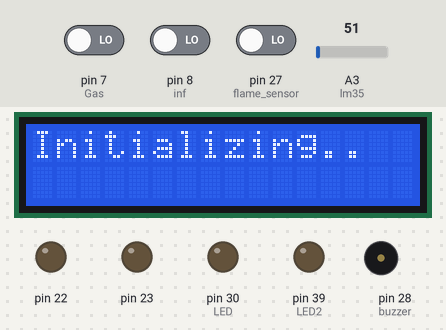
Bench run of a sketch on a simulated Arduino Mega 2560, built with avr-gcc and run on an emulated ATmega2560. Shown: 16×2 character LCD, output pins drawn as LEDs (lit = HIGH), buzzer (waves = sounding, pin HIGH). Inputs (shaded band) come from the test bench; at power-on: pin 27 (flame_sensor) LOW, pin 7 (Gas) LOW, pin 8 (inf) LOW, A3 (lm35) = 51. What the sketch prints to the serial monitor is not drawn.

Above: at 0.1 s.
1.8 s: pin 27 (flame_sensor) driven HIGH
At 2.4 s:
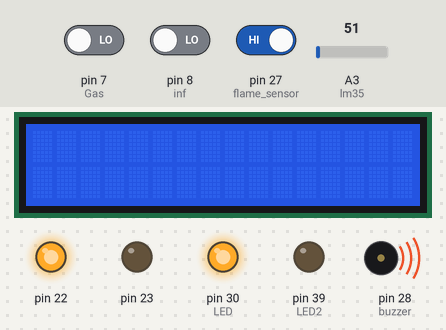
3.3 s: pin 7 (Gas) driven HIGH
5.2 s: pin 8 (inf) driven HIGH
6.7 s: A3 (lm35) set to 70
8.2 s: A3 (lm35) set to 85
At 8.44 s:
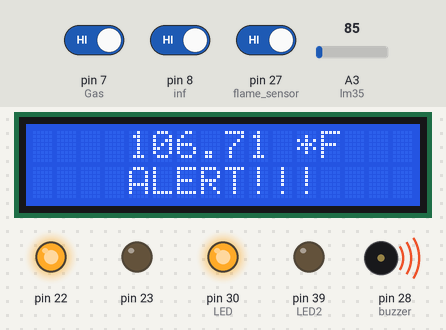
At 8.89 s:
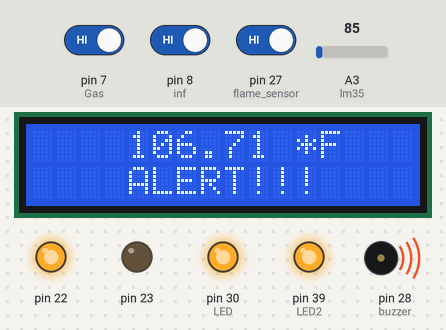
10.4 s: pin 27 (flame_sensor) driven LOW
At 10.67 s:
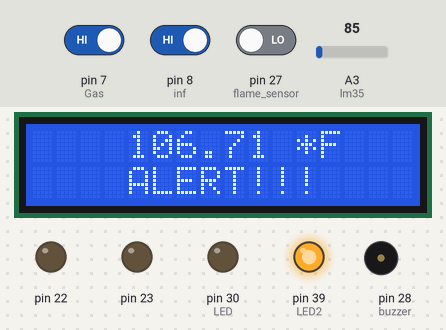
Timing chart, 0 to 13.4 s (numbered marks = the images above; inputs shaded):
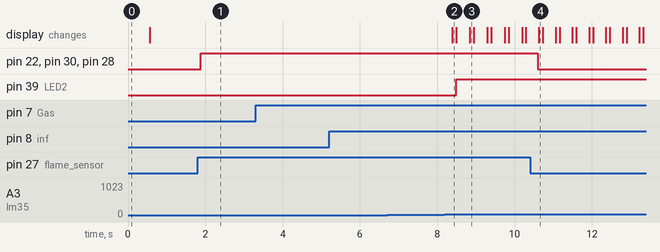

The sketch:

final.ino
```cpp
#include <LiquidCrystal.h>

int value = 0;
int lm35 = A3;

int Gas = 7;
int buzzer = 28;
int LED = 30;
int LED2 = 39;
int flame_sensor = 27;
int inf = 8;

bool isFlame = 0;
bool isGas = 0;
bool isIr = 0;

const int rs = 12, en = 11, d4 = 5, d5 = 4, d6 = 3, d7 = 2;
LiquidCrystal lcd(rs, en, d4, d5, d6, d7);

void setup()
{
  Serial.begin(9600);
  pinMode(buzzer, OUTPUT);
  pinMode(LED, OUTPUT);
  pinMode(LED2, OUTPUT);
  pinMode(flame_sensor, INPUT);
  pinMode (Gas , INPUT);
  pinMode (inf , INPUT);
  pinMode(22, OUTPUT);
  pinMode(23, OUTPUT);

  lcd.begin(16, 2);
  lcd.setCursor(0, 0);
  lcd.clear();
  lcd.print("Initializing..");
  delay(500);
  lcd.clear();
}

void feverAlert() {
  lcd.setCursor(4, 1);
  lcd.print("ALERT!!!");
  delay(100);
}
void loop()
{

  delay(100);
  if (digitalRead(flame_sensor) == HIGH )
  {
    isFlame = 1;
    Serial.println("Flame detected...! take action immediately.");
    digitalWrite(buzzer, HIGH);
    digitalWrite(LED, HIGH);
    digitalWrite(22, HIGH);
    digitalWrite(23, LOW);
  }
  if (digitalRead(flame_sensor) == LOW )
  {
    isFlame = 0;
    Serial.println("No flame detected. stay cool");
    digitalWrite(buzzer, LOW);
    digitalWrite(LED, LOW);
    digitalWrite(22, LOW);
    digitalWrite(23, LOW);
  }

  if (digitalRead(Gas) == HIGH) {
    isGas = 1;
    Serial.println("YES GAS");
  }
  if (digitalRead(Gas) == LOW) {
    isGas = 0;
    Serial.println("NOT GAS");
  }

  if (digitalRead(inf) == HIGH) {
    Serial.println("Present");
    isIr = 1;
  }
  if (digitalRead(inf) == LOW) {
    Serial.println("Absent");
    isIr = 0;
  }

  value = analogRead(lm35);
  float milivolts = ( value / 1024.0) * 5000;
  float cel = milivolts / 10;
  float farh = (cel * 9) / 5 + 32;


  String tempFar;

  tempFar = String(farh);
  lcd.clear();
  if (isIr == 1) {

    Serial.print("TEMPRATURE = ");
    Serial.print(cel);
    Serial.print("*C");
    Serial.println();

    Serial.print("TEMPRATURE = ");
    Serial.print(farh);
    Serial.print("*F");
    Serial.println();

    lcd.setCursor(4, 0);

    lcd.print(tempFar + " *F");

    if (farh > 100) {
      feverAlert();
      digitalWrite(LED2, HIGH);
    }
    else {
      digitalWrite(LED2, LOW);
      lcd.setCursor(4, 1);
      lcd.print("Fine");
    }

    lcd.clear();
  } else {
    digitalWrite(LED2, LOW);
  }
  delay(200);


}
```

Measured:
- the behaviour switches between 77 and 78 on A3 (lm35) (found by bisection; images 1 and 2)
- after the input at 1.8 s, pin 22, pin 30 (LED), pin 28 (buzzer): LOW → HIGH after 0.08 s
- after the input at 3.3 s, every drawn part: stays the same
- after the input at 5.2 s, every drawn part: stays the same
- after the input at 6.7 s, every drawn part: stays the same
- after the input at 8.2 s, pin 39 (LED2): LOW → HIGH after 0.29 s; the display: changes after 0.19 s (image 2)
- after the input at 10.4 s, pin 22, pin 30 (LED), pin 28 (buzzer): HIGH → LOW after 0.20 s
